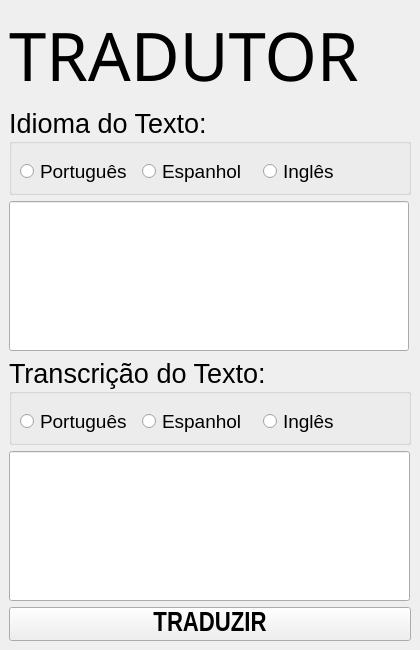
<?xml version="1.0" encoding="UTF-8"?>
<ui version="4.0">
 <class>MainWindow</class>
 <widget class="QMainWindow" name="MainWindow">
  <property name="geometry">
   <rect>
    <x>0</x>
    <y>0</y>
    <width>420</width>
    <height>650</height>
   </rect>
  </property>
  <property name="minimumSize">
   <size>
    <width>420</width>
    <height>650</height>
   </size>
  </property>
  <property name="maximumSize">
   <size>
    <width>420</width>
    <height>650</height>
   </size>
  </property>
  <property name="windowTitle">
   <string>MainWindow</string>
  </property>
  <widget class="QWidget" name="centralwidget">
   <layout class="QVBoxLayout" name="verticalLayout">
    <item>
     <widget class="QLabel" name="titulo_tradutor">
      <property name="font">
       <font>
        <family>Agency FB</family>
        <pointsize>50</pointsize>
       </font>
      </property>
      <property name="text">
       <string>TRADUTOR</string>
      </property>
     </widget>
    </item>
    <item>
     <widget class="QGroupBox" name="groupBox_idioma_texto">
      <property name="font">
       <font>
        <pointsize>20</pointsize>
       </font>
      </property>
      <property name="title">
       <string>Idioma do Texto:</string>
      </property>
      <widget class="QRadioButton" name="botao_portugues_it">
       <property name="geometry">
        <rect>
         <x>11</x>
         <y>51</y>
         <width>107</width>
         <height>27</height>
        </rect>
       </property>
       <property name="font">
        <font>
         <pointsize>14</pointsize>
        </font>
       </property>
       <property name="text">
        <string>Português</string>
       </property>
      </widget>
      <widget class="QRadioButton" name="botao_espanhol_it">
       <property name="geometry">
        <rect>
         <x>133</x>
         <y>51</y>
         <width>99</width>
         <height>27</height>
        </rect>
       </property>
       <property name="font">
        <font>
         <pointsize>14</pointsize>
        </font>
       </property>
       <property name="text">
        <string>Espanhol</string>
       </property>
      </widget>
      <widget class="QRadioButton" name="botao_ingles_it">
       <property name="geometry">
        <rect>
         <x>254</x>
         <y>51</y>
         <width>74</width>
         <height>27</height>
        </rect>
       </property>
       <property name="font">
        <font>
         <pointsize>14</pointsize>
        </font>
       </property>
       <property name="text">
        <string>Inglês</string>
       </property>
      </widget>
     </widget>
    </item>
    <item>
     <widget class="QLineEdit" name="caixa_texto">
      <property name="minimumSize">
       <size>
        <width>400</width>
        <height>150</height>
       </size>
      </property>
      <property name="maximumSize">
       <size>
        <width>400</width>
        <height>150</height>
       </size>
      </property>
      <property name="font">
       <font>
        <pointsize>12</pointsize>
       </font>
      </property>
      <property name="mouseTracking">
       <bool>true</bool>
      </property>
     </widget>
    </item>
    <item>
     <widget class="QGroupBox" name="groupBox_transcricao_texto">
      <property name="font">
       <font>
        <pointsize>20</pointsize>
       </font>
      </property>
      <property name="title">
       <string>Transcrição do Texto:</string>
      </property>
      <widget class="QRadioButton" name="botao_portugues_tt">
       <property name="geometry">
        <rect>
         <x>11</x>
         <y>51</y>
         <width>107</width>
         <height>27</height>
        </rect>
       </property>
       <property name="font">
        <font>
         <pointsize>14</pointsize>
        </font>
       </property>
       <property name="text">
        <string>Português</string>
       </property>
      </widget>
      <widget class="QRadioButton" name="botao_espanhol_tt">
       <property name="geometry">
        <rect>
         <x>133</x>
         <y>51</y>
         <width>99</width>
         <height>27</height>
        </rect>
       </property>
       <property name="font">
        <font>
         <pointsize>14</pointsize>
        </font>
       </property>
       <property name="text">
        <string>Espanhol</string>
       </property>
      </widget>
      <widget class="QRadioButton" name="botao_ingles_tt">
       <property name="geometry">
        <rect>
         <x>254</x>
         <y>51</y>
         <width>74</width>
         <height>27</height>
        </rect>
       </property>
       <property name="font">
        <font>
         <pointsize>14</pointsize>
        </font>
       </property>
       <property name="text">
        <string>Inglês</string>
       </property>
      </widget>
     </widget>
    </item>
    <item>
     <widget class="QLineEdit" name="caixa_texto_2">
      <property name="minimumSize">
       <size>
        <width>401</width>
        <height>150</height>
       </size>
      </property>
      <property name="maximumSize">
       <size>
        <width>401</width>
        <height>150</height>
       </size>
      </property>
      <property name="font">
       <font>
        <pointsize>12</pointsize>
       </font>
      </property>
      <property name="mouseTracking">
       <bool>true</bool>
      </property>
     </widget>
    </item>
    <item>
     <widget class="QPushButton" name="botao_traduzir">
      <property name="font">
       <font>
        <family>Arial Narrow</family>
        <pointsize>20</pointsize>
        <weight>75</weight>
        <bold>true</bold>
       </font>
      </property>
      <property name="text">
       <string>TRADUZIR</string>
      </property>
     </widget>
    </item>
   </layout>
  </widget>
 </widget>
 <resources/>
 <connections/>
</ui>
